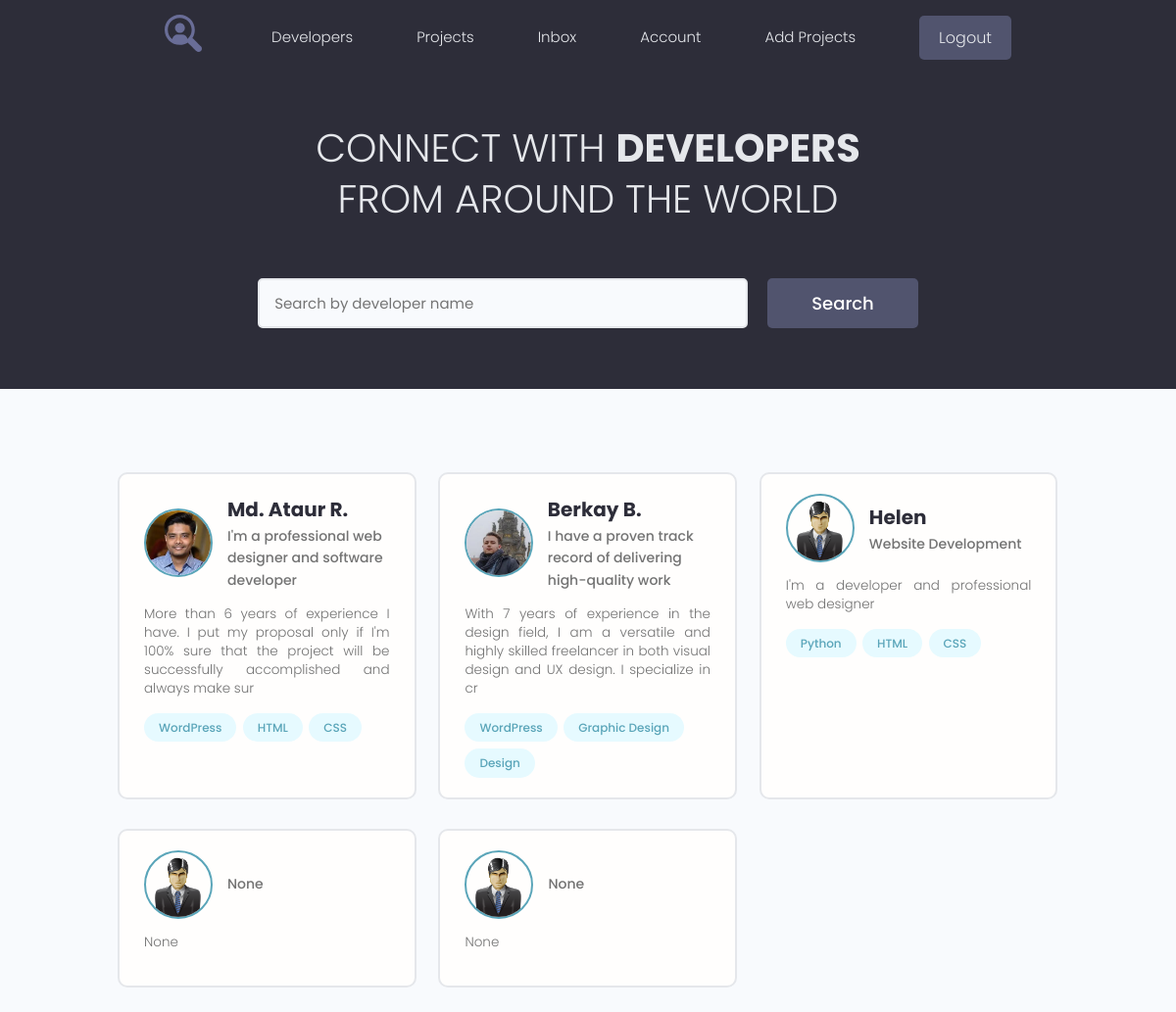
The app's page / (signed in) with its own data.
### users/models.py (models this page shows, shortened)
class Profile(models.Model):
    user = models.OneToOneField(User, on_delete=models.CASCADE, null=True, blank=True)
    name = models.CharField(max_length=200, blank=True, null=True)
    email = models.EmailField(max_length=500, blank=True, null=True)
    username = models.CharField(max_length=200, blank=True, null=True)
    short_info = models.CharField(max_length=200, blank=True, null=True)
    bio = models.TextField(blank=True, null=True)
    profile_image = models.ImageField(blank=True, null=True, upload_to='profiles/', default="profiles/user-default.png")
    social_github = models.CharField(max_length=200, blank=True, null=True)
    social_youtube = models.CharField(max_length=200, blank=True, null=True)
    social_website = models.CharField(max_length=200, blank=True, null=True)
    created = models.DateTimeField(auto_now_add=True)

class Skill(models.Model):
    owner = models.ForeignKey(Profile, on_delete=models.CASCADE, blank=True, null=True)
    name = models.CharField(max_length=200, blank=True, null=True)
    description = models.TextField(blank=True, null=True)
    created = models.DateTimeField(auto_now_add=True)
    def __str__(self):
        return f"{self.name}"

### users/views.py (the view)
# urls.py: path('', views.profiles, name="profiles"),
def profiles(request):
    prof = Profile.objects.all()
    context = {'profiles': prof}
    return render(request, 'users/index.html', context)

### users/templates/users/index.html (shortened to what this page needs)
{% extends 'projects/base.html' %}
{% block content %}
<main class="home">
    <section class="hero-section text-center">
        <div class="container container--narrow">
            <div class="hero-section__box">
                <h2>CONNECT WITH <span>DEVELOPERS</span></h2>
                <h2>FROM AROUND THE WORLD</h2>
            </div>
            <div class="hero-section__search">
                <form class="form" action="#" method="get">
                    <div class="form__field">
                        <input class="input input--text" id="formInput#search" type="text" name="text"
                               placeholder="Search by developer name"/>
                    </div>
                    <input class="btn btn--sub btn--lg" type="submit" value="Search"/>
                </form>
            </div>
        </div>
    </section>
    <section class="devlist">
        <div class="container">
            <div class="grid grid--three">
                {% for profile in profiles %}
                <div class="column card">
                    <div class="dev">
                        <a href="{% url 'user_profile' profile.id %}" class="card__body">
                            <div class="dev__profile">
                                <img class="avatar avatar--md" src="{{ profile.profile_image.url }}" alt="image"/>
                                <div class="dev__meta">
                                    <h3>{{ profile.name }}</h3>
                                    <h5>{{ profile.short_info|slice:"60" }}</h5>
                                </div>
                            </div>
                            <p class="dev__info">{{ profile.bio|slice:"150" }}</p>
                            <div class="dev__skills">
                                {% for skill in profile.skill_set.all|slice:"3" %}
                                <span class="tag tag--pill tag--main">
                                    <small>{{ skill }}</small>
                                </span>
                                {% endfor %}
                            </div>
                        </a>
                    </div>
                </div>
                {% endfor %}
            </div>
        </div>
    </section>
</main>
{% endblock %}

### projects/static/styles/app.css (style rules this page uses)
:root { --color-sub: #2d2d39; }
.btn--sub { background-color: var(--color-sub-light); }
.card { border: 2px solid var(--color-light); }
img { width: 100%; }
.hero-section { height: 40vh; display: flex; align-items: center; background-color: var(--color-sub); }
.hero-section__box { margin-bottom: 4rem; }
.hero-section__box > h2, .hero-section__box > h2 > span { font-size: 4rem; color: var(--color-light); line-height: 1.3; text-transform: uppercase; }
.hero-section__box > h2 { font-weight: 300; }
.hero-section__box > h2 > span { font-weight: 700; }
.hero-section__search > .form { display: flex; align-items: center; justify-content: center; gap: 2rem; }
.hero-section__search > .form input.input--text { width: 50rem; }
.devlist { margin-top: 8rem; }
.devlist .grid { align-items: stretch; }
.devlist .dev .dev__profile { display: flex; align-items: center; gap: 1.5rem; }
.devlist .dev .dev__meta h3 { color: var(--color-sub); font-size: 2rem; font-weight: 700; }
.devlist .dev .dev__meta h5 { color: var(--color-text); font-size: 1.4rem; font-weight: 500; }
.devlist .dev .dev__info { margin: 1.5rem 0; font-size: 1.35rem; line-height: 1.4; text-align: justify; }

### projects/static/uikit/styles/modules/_variables.css (style rules this page uses)
:root { --color-main: #5aa5b9; --color-main-light: #e6faff; --color-sub: #3f4156; --color-sub-light: #51546e; --color-sub-lighter: #ededfd; --color-text: #737373; --color-gray: #8b8b8b; --color-light: #e5e7eb; --color-light-gray: #767676; --color-bg: #f8fafd; --color-white: #fffefd; --color-white-light: #f3f3f3; --color-success: #359e64; --color-success-bg: #def8e8; --color-error: #fc4b0b; --color-error-bg: #fff2ee; --font-base: 'Poppins', arial, helvetica, 'Segoe UI', roboto, ubuntu, sans-serif; --font-monospace: 'Fira Code', 'Courier New', courier, monospace; --font-regular: 300; --font-medium: 500; --font-bold: 700; --generic-shadow: 1px 1px 5px #00000010; --generic-transition: all 0.3s ease-in-out; }

### projects/static/uikit/styles/modules/_base.css (style rules this page uses)
* { margin: 0; padding: 0; box-sizing: border-box; text-rendering: optimizeLegibility; color: inherit; font-size: inherit; }
html { font-size: 50%; }
@media only screen and (min-width: 480px) { html { font-size: 56.25%; } }
@media only screen and (min-width: 1200px) { html { font-size: 62.5%; } }
body { line-height: 1.6; font-weight: 400; font-size: 1.5rem; color: var(--color-text); background-color: var(--color-bg); min-height: 100vh; }

### projects/static/uikit/styles/modules/_typography.css (style rules this page uses)
* { font-family: var(--font-base); }
h2 { font-size: 3.6rem; font-weight: var(--font-bold); }
h3 { font-size: 3.2rem; font-weight: var(--font-medium); }
h5 { font-size: 2.4rem; font-weight: var(--font-medium); }
h5, h6 { font-weight: var(--font-regular); }
p, span, strong { font-size: 1.6rem; color: var(--color-text); font-weight: var(--font-regular); }
a { padding-bottom: 2px; text-decoration: none; display: inline-block; color: var(--color-main); font-weight: var(--font-medium); }

### projects/static/uikit/styles/modules/_utilities.css (style rules this page uses)
.container { width: 92%; max-width: 165rem; margin: 0 auto; box-sizing: border-box; }
.container--narrow { width: 92%; max-width: 120rem; }
@media screen and (min-width: 1000px) { .container { width: 90%; } }
@media screen and (min-width: 1000px) { .container--narrow { width: 85%; } }
@media screen and (min-width: 1200px) { .container { width: 80%; } }
@media screen and (min-width: 1200px) { .container--narrow { width: 72%; } }
.text-center { text-align: center; }

### projects/static/uikit/styles/modules/_avatar.css (style rules this page uses)
.avatar { border-radius: 50%; border: 2px solid var(--color-main); object-fit: cover; }
.avatar--md { height: 7rem; width: 7rem; }

### projects/static/uikit/styles/modules/_button.css (style rules this page uses)
.btn { display: inline-block; position: relative; cursor: pointer; background-color: var(--color-light); font-weight: var(--font-medium); color: var(--color-sub); text-decoration: none; padding: 1rem 2rem; border-radius: 0.5rem; border: none; width: -webkit-fit-content; width: -moz-fit-content; width: fit-content; height: -webkit-fit-content; height: -moz-fit-content; height: fit-content; font-size: 1.6rem; outline-width: 0; outline-color: transparent; -webkit-backface-visibility: hidden; backface-visibility: hidden; transition: all 0.3s ease-in-out; }
.btn--sub { background-color: var(--color-sub); color: var(--color-white); }
.btn--lg { font-size: 1.8rem; padding: 1.2rem 4.5rem; }

### projects/static/uikit/styles/modules/_card.css (style rules this page uses)
.card { border-radius: 1rem; background-color: var(--color-white); border: 1.5px solid var(--color-light); width: auto; height: auto; margin-top: 0.5rem; margin-bottom: 0.5rem; overflow: hidden; }
.card__body, .card__header { padding: 2rem 2.5rem; }

### records on screen
Profile: profile_image (picture), name "Md. Ataur R.", short_info "I'm a professional web designer and software developer", bio "More than 6 years of experience I have. I put my proposal only if I'm 100% sure that the project will be successfully accomplished and always make sur"
Skill: name "WordPress"
Skill: name "HTML"
Skill: name "CSS"
Profile: profile_image (picture), name "Berkay B.", short_info "I have a proven track record of delivering high-quality work", bio "With 7 years of experience in the design field, I am a versatile and highly skilled freelancer in both visual design and UX design. I specialize in cr"
Skill: name "WordPress"
Skill: name "Graphic Design"
Skill: name "Design"
Profile: profile_image (placeholder picture), name "Helen", short_info "Website Development", bio "I'm a developer and professional web designer"
Skill: name "Python"
Skill: name "HTML"
Skill: name "CSS"
Profile: profile_image (placeholder picture), short_info "None", bio "None"
Profile: profile_image (placeholder picture), short_info "None", bio "None"
